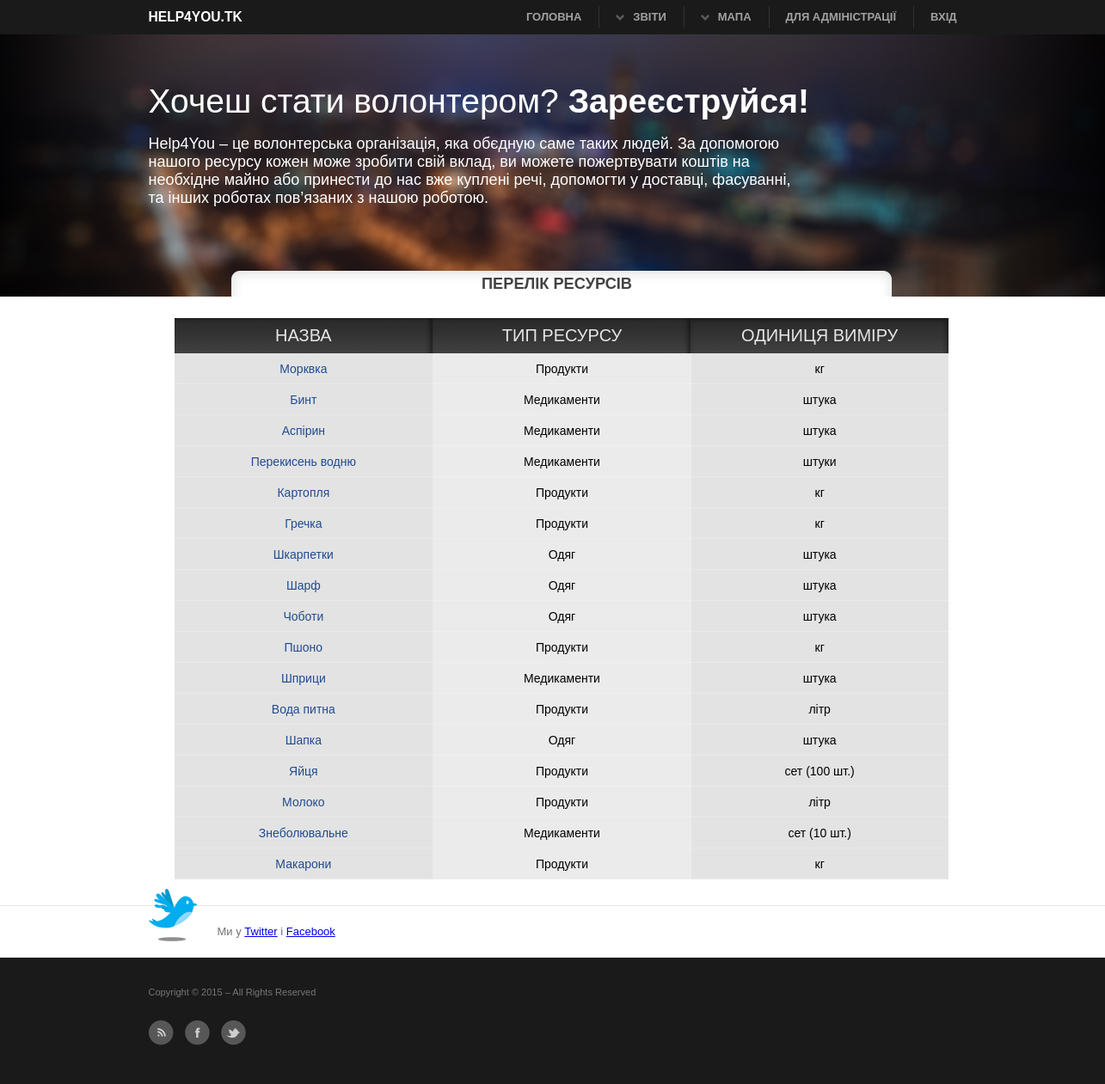
/resource/, run on the app's committed database.
### main/models.py (models this page shows, shortened)
class Resource(models.Model):
    category_resource = models.ForeignKey('CategoryResource',verbose_name=u'Категорія ресурса')
    name = models.CharField(max_length=30,verbose_name=u'Назва ресурсу')
    unit_of_mesure = models.CharField(max_length=30,verbose_name=u'Одиниця виміру')
    weight_one_unit = models.FloatField(verbose_name=u'Маса однієї одиниці', null=True)
    volume_of_one_unit = models.FloatField(verbose_name=u'Об"єм однієї одиниці')
    price_one_unit = models.FloatField(verbose_name=u'Ціна однієї одиниці')
    class Meta:
        verbose_name_plural = u'Ресурси'

class CategoryResource(models.Model):
    category = models.CharField(max_length=50, verbose_name=u'Категорія')
    class Meta:
        verbose_name_plural = u'Категорії ресурсів'
    def __unicode__(self):
        return self.category

### main/views.py (the view)
class ResourceListView(ListView):
    template_name = 'list_resource.html'
    model = Resource
    context_object_name = 'Resource'

### main/templates/list_resource.html (shortened to what this page needs)
{% extends 'base.html' %}
{% block title %}
    <h3 class="title_list">Перелік ресурсів</h3>
{% endblock %}
{% block content %}
    <div id="list_table">
  <table border="0">
    <tr>
        <td class="top_left">НАЗВА</td>
        <td class="top_cen">ТИП РЕСУРСУ</td>
        <td class="top_right">ОДИНИЦЯ ВИМІРУ</td>
    </tr>
    {% for resource in Resource %}
        <tr class="list_tr">
        <td class="cell"><a class="detail_list" href="{% url 'grafik_resource' resource.id %}"> {{ resource.name }}</a> </td>
        <td class="cell_c">{{ resource.category_resource }}</td>
        <td class="cell">{{ resource.unit_of_mesure }}</td>
    </tr>
    {% endfor %}
  </table>
    </div>
{% endblock %}

### main/static/main.css (style rules this page uses)
html { background: #ffffff }
body { color:#727272; font:normal 13px "Helvetice Neue",Arial,Tahoma,Verdana; }
a { outline:0; }
h1, h2, h3, h4 { line-height:1.2em; margin-bottom:15px; font-weight:bold; }
h3, h4 { font-size:1.4em; color:#424242; text-shadow:1px 1px 1px #fff; margin-bottom:10px; }
h3 { -webkit-margin-before: 0em; -webkit-margin-after: 0em; -webkit-margin-start: 0px; -webkit-margin-end: 0px; text-shadow:0px 0px 0px #fff; }
.list_tr { border-bottom: 1px solid #2b2b2b; }
#list_table table { width: 900px; margin-left: 30px; margin-top: 15px; }
table { border-spacing:0px; }
.top_left { width: 302px; height: 41px; color: #e5e5e5; background: url("img/top_cen.jpg") repeat-x; text-align: center; font:normal 20px "Helvetice Neue",Arial,Tahoma,Verdana; border-spacing: 0px; }
.top_cen { width: 302px; height: 41px; color: #e5e5e5; background: url("img/top_cen.jpg") repeat-x; text-align: center; font:normal 20px "Helvetice Neue",Arial,Tahoma,Verdana; border-spacing: 0px; }
.top_right { width: 300px; height: 41px; color: #e5e5e5; background: url("img/top_right.jpg") repeat-x; text-align: center; font:normal 20px "Helvetice Neue",Arial,Tahoma,Verdana; }
.cell { width: 300px; height: 36px; background: url("img/cell.gif") repeat-x; text-align: center; font:normal 14px "Helvetice Neue",Arial,Tahoma,Verdana; }
.cell_c { width: 300px; height: 36px; background: url("img/cell_c.gif") repeat-x; text-align: center; font:normal 14px "Helvetice Neue",Arial,Tahoma,Verdana; }
.detail_list { color:#214c90; text-decoration: none; }
.title_list { margin-left:210px; padding-right: 200px; background: url("img/h.png") no-repeat; padding-top: 5px; padding-bottom: 5px; text-align: center; text-transform: uppercase; }

### main/static/print.css (style rules this page uses)
* { background:none !important; }
body { color:#000; font:normal 12px Arial,sans-serif; padding-top:0; }
a, #content a { color:#000; outline:0; text-decoration:none; border:none; }
h1, h2, h3, h4, h5 { margin:0 0 10px 0; color:#000; }
h3 { font-size:1.2em; margin-bottom:20px; }

### data on the page
Resource: name "Морквка", category_resource "Продукти", unit_of_mesure "кг"
Resource: name "Бинт", category_resource "Медикаменти", unit_of_mesure "штука"
Resource: name "Аспірин", category_resource "Медикаменти", unit_of_mesure "штука"
Resource: name "Перекисень водню", category_resource "Медикаменти", unit_of_mesure "штуки"
Resource: name "Картопля", category_resource "Продукти", unit_of_mesure "кг"
Resource: name "Гречка", category_resource "Продукти", unit_of_mesure "кг"
Resource: name "Шкарпетки", category_resource "Одяг", unit_of_mesure "штука"
Resource: name "Шарф", category_resource "Одяг", unit_of_mesure "штука"
Resource: name "Чоботи", category_resource "Одяг", unit_of_mesure "штука"
Resource: name "Пшоно", category_resource "Продукти", unit_of_mesure "кг"
Resource: name "Шприци", category_resource "Медикаменти", unit_of_mesure "штука"
Resource: name "Вода питна", category_resource "Продукти", unit_of_mesure "літр"
Resource: name "Шапка", category_resource "Одяг", unit_of_mesure "штука"
Resource: name "Яйця", category_resource "Продукти", unit_of_mesure "сет (100 шт.)"
Resource: name "Молоко", category_resource "Продукти", unit_of_mesure "літр"
Resource: name "Знеболювальне", category_resource "Медикаменти", unit_of_mesure "сет (10 шт.)"
Resource: name "Макарони", category_resource "Продукти", unit_of_mesure "кг"
